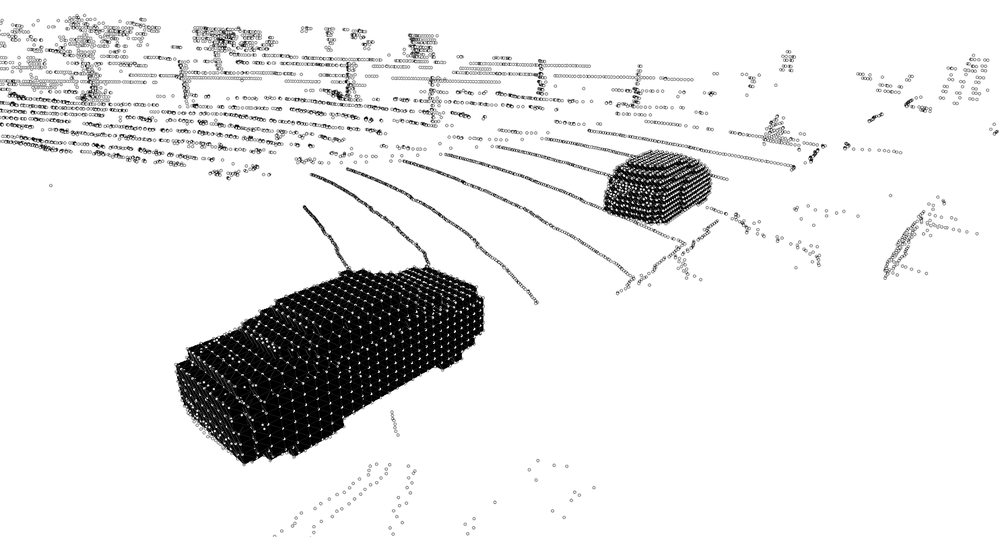
#> input picture talk/images/snapshot02_rect.png, 1000 x 537 px, shrunk from 1485 x 798 before the run
$ python color_rwth.py   (older library calls are emulated)
#> lines starting #> are read from the running program, lines starting #| are printed output that depends on the picture
from scipy import misc
import numpy as np

if __name__ == '__main__':
  image = misc.imread('snapshot02_rect.png')
#> image is the input picture: shape (537, 1000, 4); mean R, G, B, A 230.6, 230.6, 230.6, 255

  gray = image[:, :, 0] + image[:, :, 1] + image[:, :, 2]
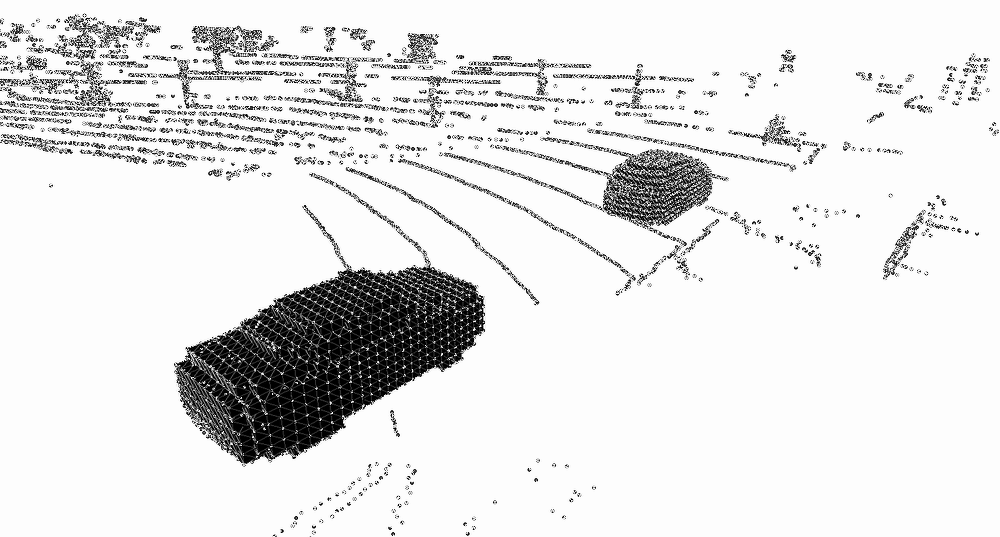
#> gray: shape (537, 1000); min 0, max 255, mean 227.1
  indices = np.where(gray < 75)
#> indices = 44366 positions, rows 14 to 535, columns 0 to 998
  print(indices)
#> (printed output is left out)
  image[indices[0], indices[1], 0] = 0
  image[indices[0], indices[1], 1] = 83
  image[indices[0], indices[1], 2] = 159
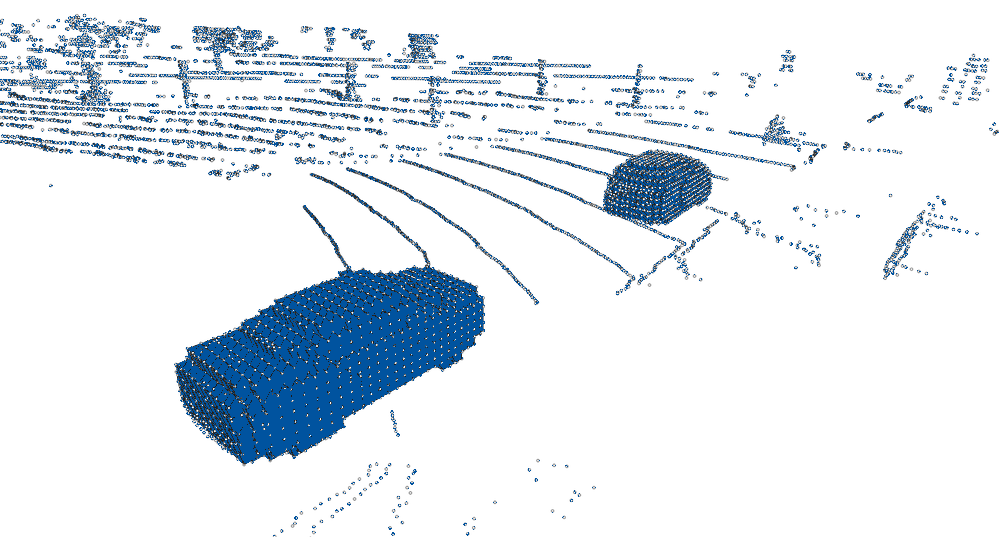
#> image: shape (537, 1000, 4); mean R, G, B, A 226.2, 233, 239.3, 255

  misc.imsave('snapshot02_rect_color.png', image)

$ run again, with talk/images/snapshot03_rect.png copied over talk/images/snapshot02_rect.png
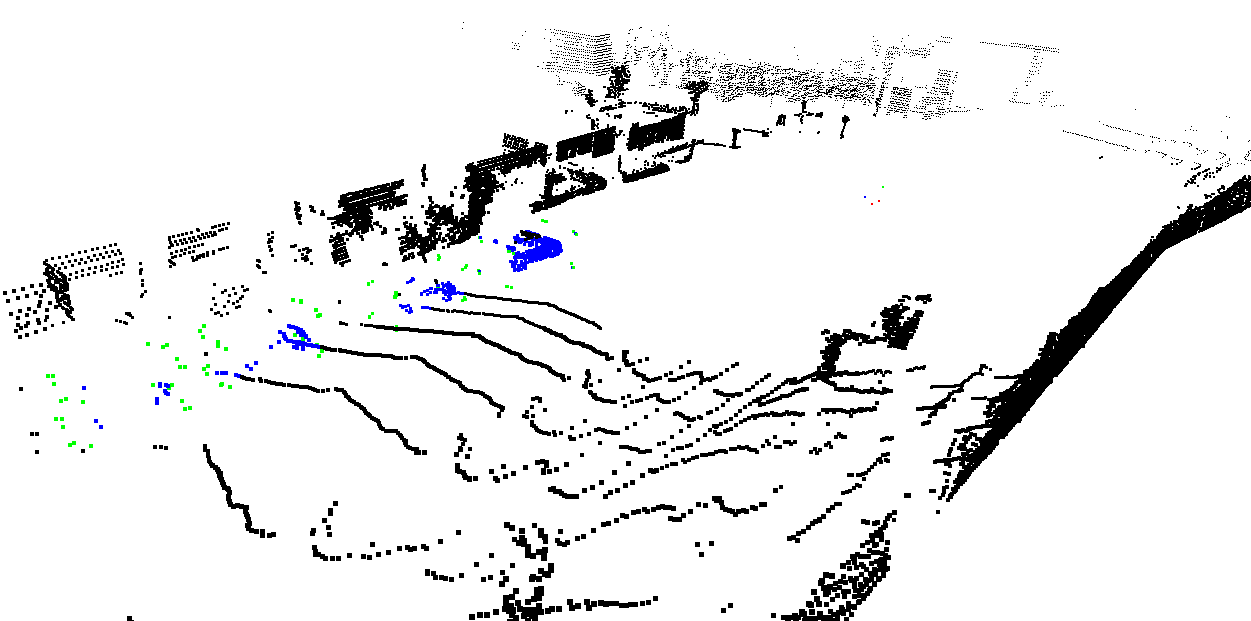
#> input picture talk/images/snapshot03_rect.png, 1251 x 621 px
#> image is the input picture: shape (621, 1251, 4); mean R, G, B, A 235.3, 235.7, 236.1, 255
#> indices = 56561 positions, rows 22 to 620, columns 3 to 1250
#> (printed output is left out)
#> `image[indices[0], indices[1], 2] = 159`:
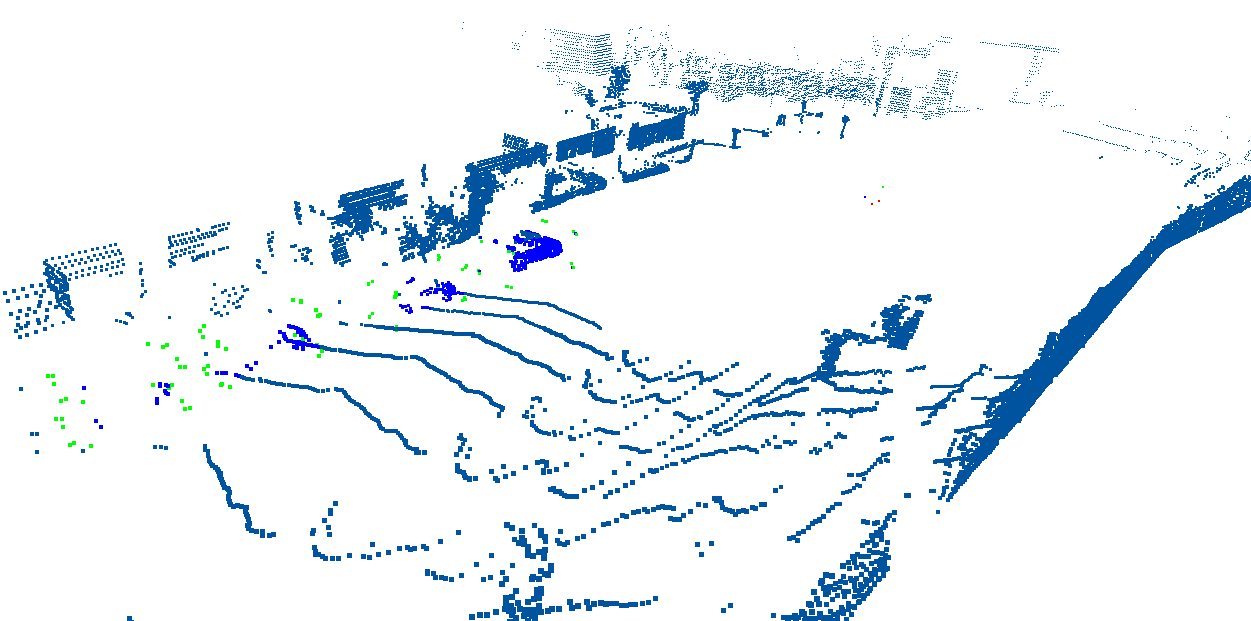
#> image: shape (621, 1251, 4); mean R, G, B, A 235.3, 241.7, 247.7, 255

$ run again, with talk/images/0_baseline_prediction_45.png copied over talk/images/snapshot02_rect.png
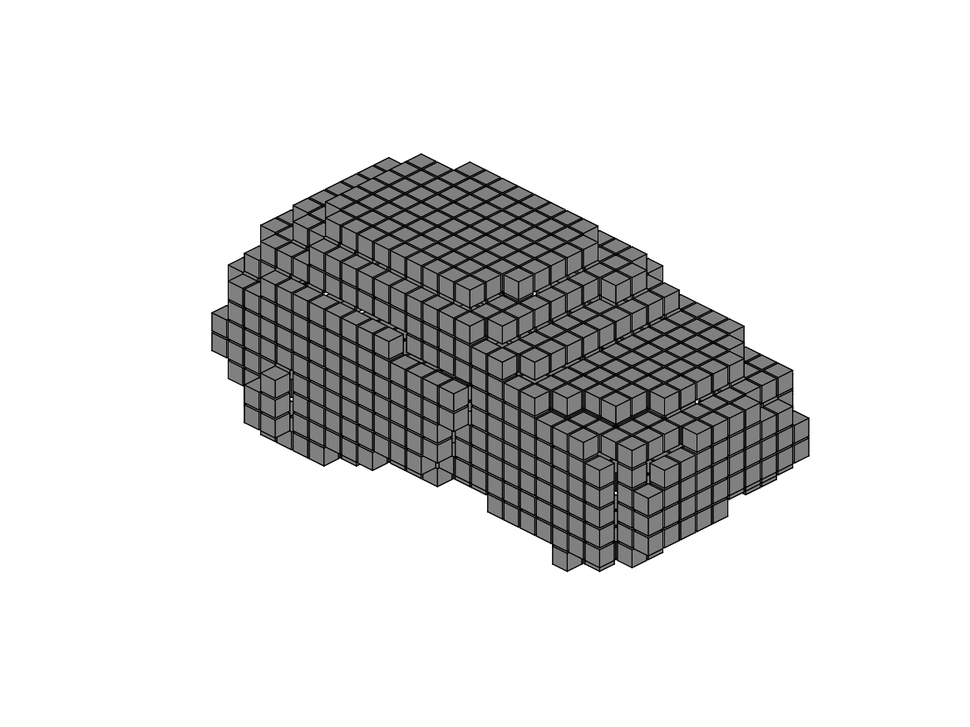
#> input picture talk/images/0_baseline_prediction_45.png, 970 x 727 px, shrunk from 1167 x 875 before the run
#> image is the input picture: shape (727, 970, 3); min 0, max 255, mean 219.9
#> `gray = image[:, :, 0] + image[:, :, 1] + image[:, :, 2]`:
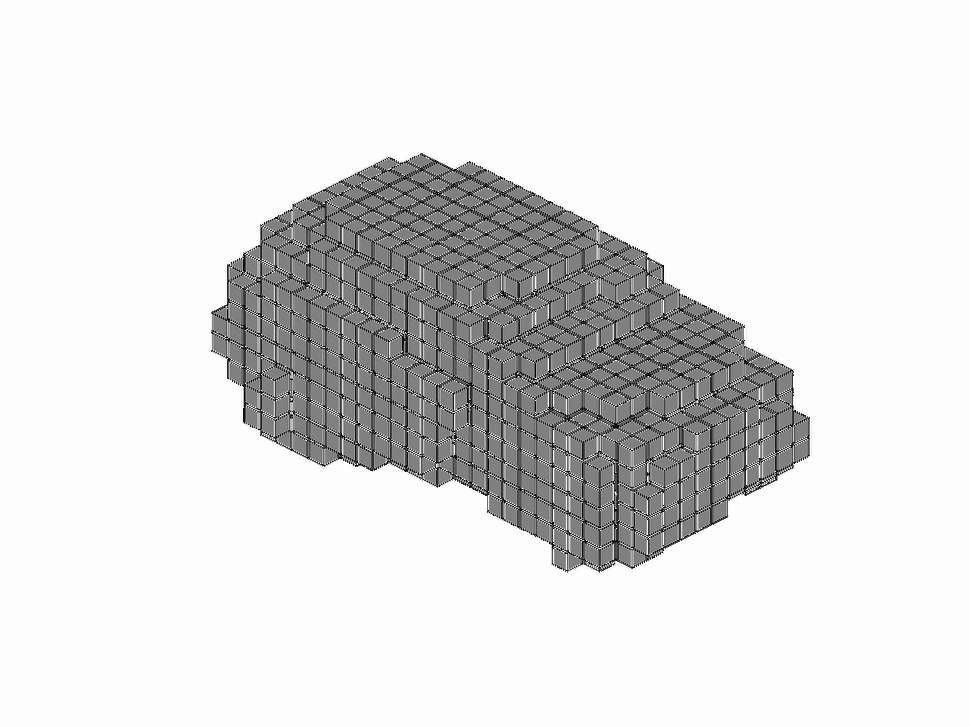
#> gray: shape (727, 970); min 0, max 255, mean 223
#> indices = 27275 positions, rows 153 to 571, columns 211 to 809
#> (printed output is left out)
#> `image[indices[0], indices[1], 2] = 159`:
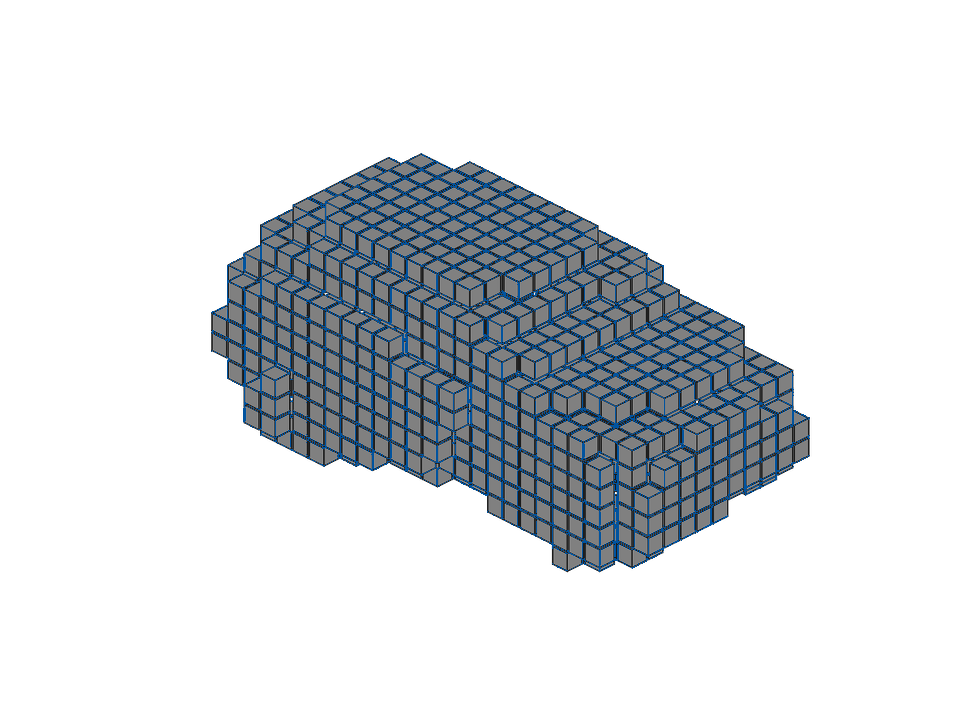
#> image: shape (727, 970, 3); mean R, G, B 218.3, 221.6, 224.5

$ run again, with talk/images/0_input_45.png copied over talk/images/snapshot02_rect.png
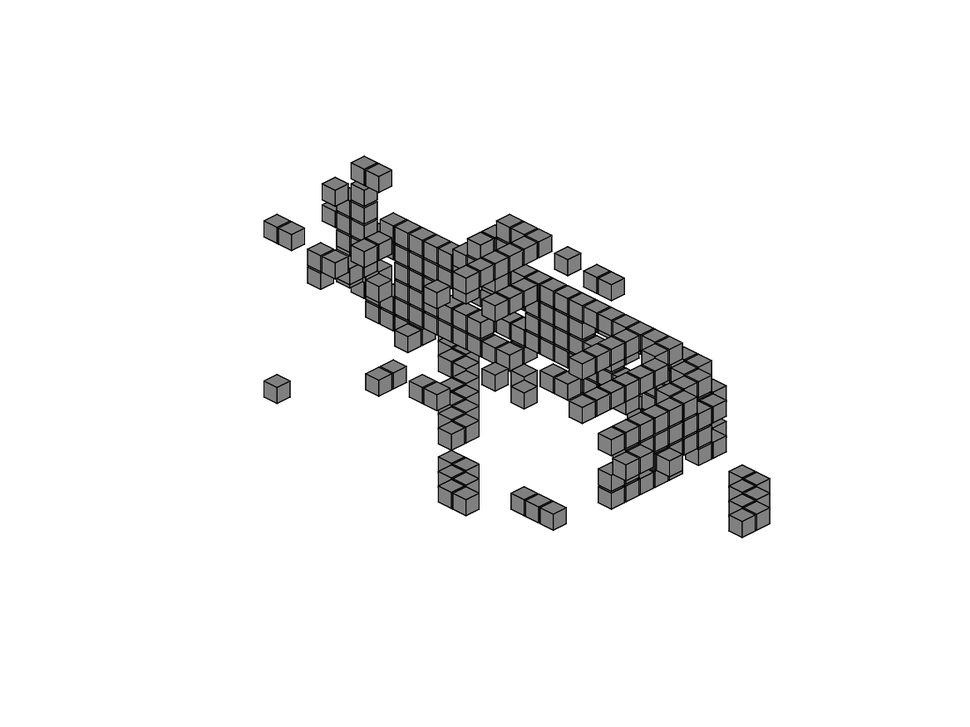
#> input picture talk/images/0_input_45.png, 970 x 727 px, shrunk from 1167 x 875 before the run
#> image is the input picture: shape (727, 970, 3); min 0, max 255, mean 238.9
#> `gray = image[:, :, 0] + image[:, :, 1] + image[:, :, 2]`:
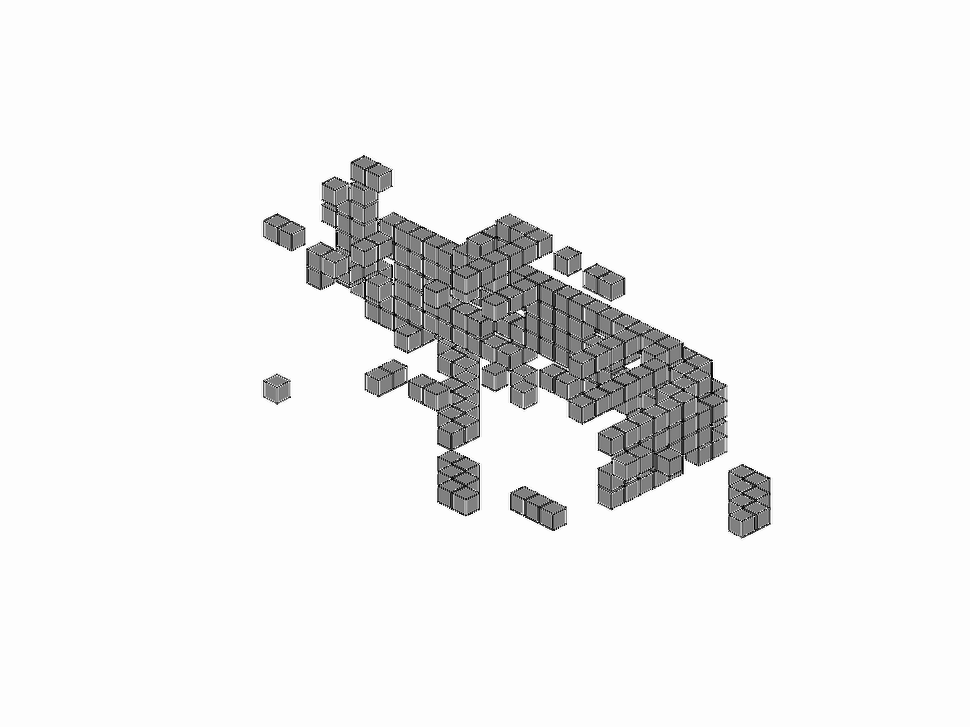
#> gray: shape (727, 970); min 0, max 255, mean 238.9
#> indices = 14444 positions, rows 155 to 537, columns 263 to 769
#> (printed output is left out)
#> `image[indices[0], indices[1], 2] = 159`:
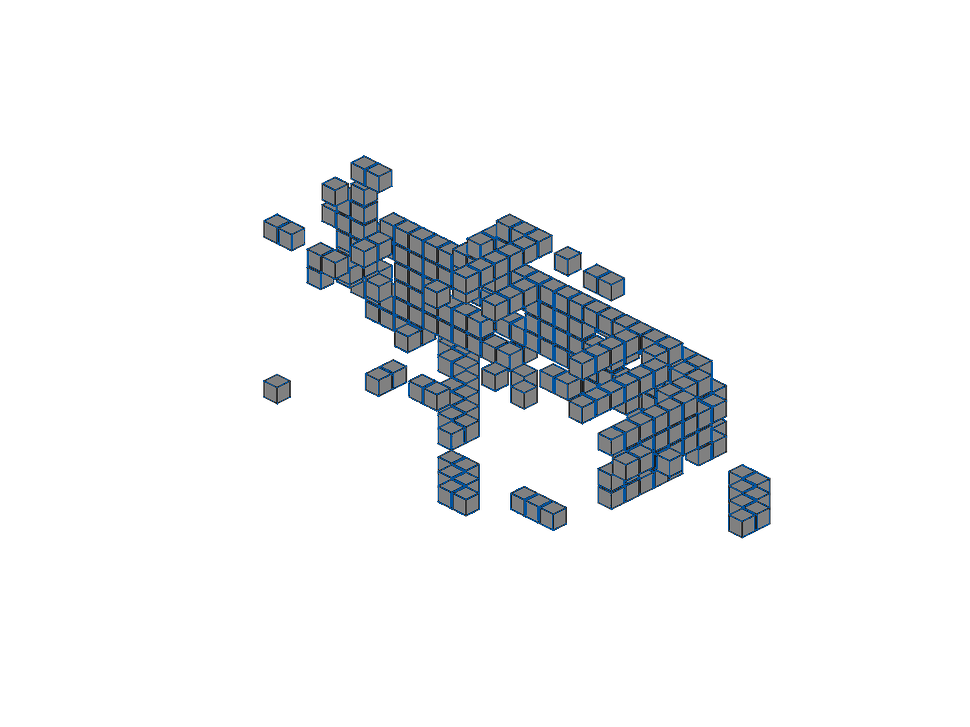
#> image: shape (727, 970, 3); mean R, G, B 238, 239.7, 241.3
